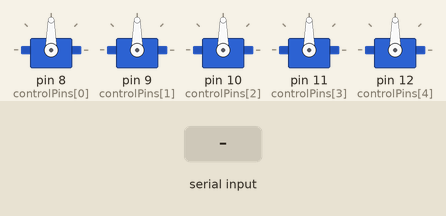
Simulated run of this sketch. Board: Arduino Uno, built with avr-gcc and run on an emulated ATmega328P. Parts: 5 × servo. The test bench sets the inputs (shaded band). What the sketch prints to the serial monitor is not drawn.

Above: at 1.2 s.
1.3 s: "90,45\n" received over Serial
At 2.0 s:
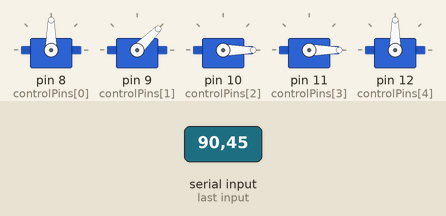
2.8 s: "30,150\n" received over Serial
At 3.1 s:
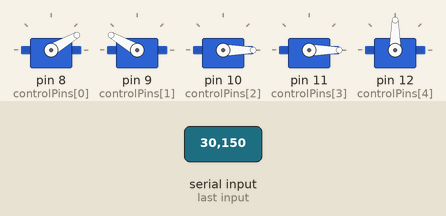
4.3 s: "5\n" received over Serial
At 5.3 s:
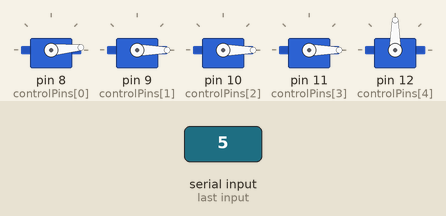
5.8 s: "90\n" received over Serial
At 6.5 s:
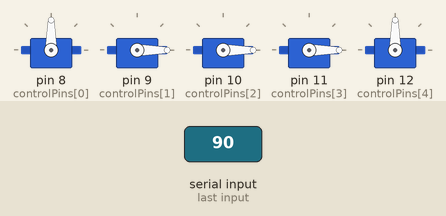
7.3 s: "200\n" received over Serial
At 7.7 s:
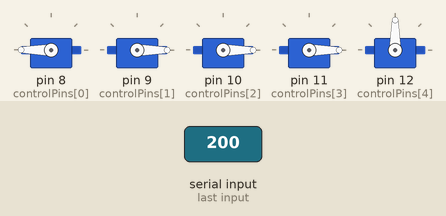
Timing chart, 0 to 9.8 s (numbered marks = the images above; inputs shaded):
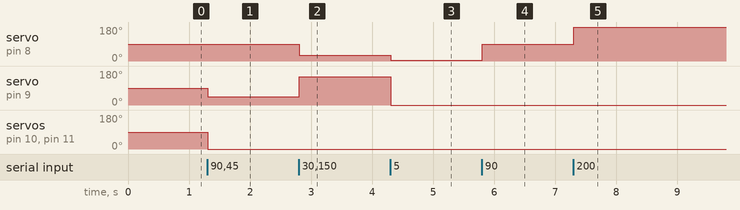

The sketch:

arduino_code.ino
```cpp
#include <Arduino.h>
#include <Servo.h>

const int numberOfMotors = 5;
const int controlPins[numberOfMotors] = {8, 9, 10, 11, 12}; // Control pins for each servo
Servo servos[numberOfMotors]; // Servo objects
int currentPositions[numberOfMotors] = {0, 0, 180, 180, 0}; // Current position of each servo (in degrees)

String incomingString = ""; // To hold the incoming serial data

void setup() {
  Serial.begin(9600);
  // Attach each servo to its control pin
  for (int i = 0; i < numberOfMotors; i++) {
    servos[i].attach(controlPins[i]);
  }
  Serial.println("Ready to receive angle positions for servos, separated by commas.");
}

void loop() {
  if (Serial.available() > 0) {
    incomingString = Serial.readStringUntil('\n');
    processIncomingString(incomingString);
  }
}

void processIncomingString(String data) {
  int motorIndex = 0;
  int fromIndex = 0;
  while (motorIndex < numberOfMotors && fromIndex != -1) {
    int endIndex = data.indexOf(',', fromIndex);
    if (endIndex == -1) { // If it's the last number in the string
      endIndex = data.length();
    }
    int targetPosition = data.substring(fromIndex, endIndex).toInt();
    if (targetPosition != currentPositions[motorIndex]) {
      servos[motorIndex].write(targetPosition); // Set servo position
      currentPositions[motorIndex] = targetPosition;
    }
    fromIndex = endIndex + 1;
    motorIndex++;
  }
}
```

Measured:
- after the input at 1.3 s, servo on pin 9 (controlPins[1]): 90° → 45° at once; servo on pin 10 (controlPins[2]), servo on pin 11 (controlPins[3]): 90° → 0° at once
- after the input at 2.8 s, servo on pin 8 (controlPins[0]): 90° → 30° at once; servo on pin 9 (controlPins[1]): 45° → 150° at once
- after the input at 4.3 s, servo on pin 8 (controlPins[0]): 30° → 5° at once; servo on pin 9 (controlPins[1]): 150° → 0° at once
- after the input at 5.8 s, servo on pin 8 (controlPins[0]): 5° → 90° at once
- after the input at 7.3 s, servo on pin 8 (controlPins[0]): 90° → 180° at once
